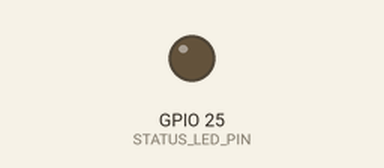
Simulated run of this sketch. Board: ESP32. Shown: output pins drawn as LEDs (lit = HIGH). Dashed ring = blinking.

Above: at 0.1 s.
At 2.85 s:
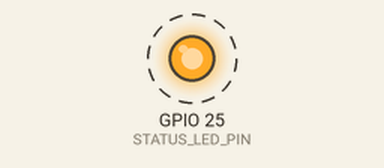
Timing chart, 0 to 3.1 s (numbered marks = the images above):
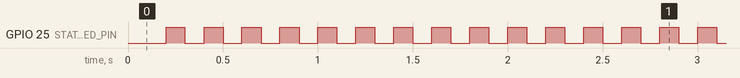

The sketch:

LedTest.ino
```cpp
// (licence header left out)
#include <esp_log.h>
static const char* TAG = "LedTest";

#include "pins.h"
#include "Timer.h"

#define SERIAL_BPS 115200
#define INTERVAL 100

static Timer timer;

void setup() {
  Serial.begin(SERIAL_BPS);
  while (!Serial) {
    delay(10);
  }
  pinMode(STATUS_LED_PIN, OUTPUT);
  timer.interval(INTERVAL);
  timer.continuous(true);
  timer.onNext(handleTimer);

  ESP_LOGI(TAG, "Start");
  timer.start();
}

void loop() {
  timer.polling();
}

static void handleTimer(void*, const unsigned long n) {
  digitalWrite(STATUS_LED_PIN, (n % 2) != 0);
}
```

Timer.cpp
```cpp
#include "Timer.h"

/**
  * Starts the timer
  *
  * @param timeout the next event instant
  */
void Timer::start(unsigned long timeout) {
  _counter = 0;
  _next = timeout;
  _running = true;
}

/**
  * Starts the timer
  */
void Timer::start(void) {
  start(millis() + _interval);
}

/**
  * Stops the timer
  */
void Timer::stop(void) {
  _running = false;
}

/**
  * Restarts the timer
  */
void Timer::restart(void) {
  if (_running) {
    _next = millis() + _interval;
  }
}

/**
  * Polls the timer
  */
void Timer::polling(unsigned long clockTime) {
  if (_running) {
    if (clockTime >= _next) {
      unsigned long counter = _counter;
      _counter++;
      if (!_continuous) {
        stop();
      } else {
        _next += _interval;
      }
      if (_onNext != NULL) {
        _onNext(_context, counter);
      }
    }
  }
}
```

Timer.h
```cpp
#ifndef Timer_h
#define Timer_h

#include "Arduino.h"

typedef void (*TimerCallback_t)(void* context, const unsigned long counter);

/*
   Asynchronous timer
*/
class Timer {

private:
  bool _continuous;
  unsigned long _interval;
  TimerCallback_t _onNext;
  void* _context;

  unsigned long _next;
  unsigned long _counter;
  boolean _running;

public:
  /**
  * Creates the timer
  */
  Timer(){};

  /**
  * Sets the interval
  *
  * @param interval the interval (ms)
  */
  void interval(const unsigned long interval) {
    _interval = interval;
  }

  /**
  * Sets true if continuos events
  */
  void continuous(const boolean cont) {
    _continuous = cont;
  }

  /**
  * Starts the timer
  */
  void start(void);

  /**
  * Starts the timer
  *
  * @param timeout the next event instant
  */
  void start(const unsigned long timeout);

  /**
  * Stops the timer
  */
  void stop(void);

  /**
  * Restarts the timer
  */
  void restart(void);

  /**
  * Sets the callback
  */
  void onNext(TimerCallback_t callback, void* context = NULL) {
    _onNext = callback;
    _context = context;
  }

  /**
  * Polls the timer
  */
  void polling(const unsigned long clockTime = millis());

  /**
  * Returns the next event instant
  */
  const unsigned long next(void) const {
    return _next;
  }

  /**
  * Returns the interval
  */
  const unsigned long interval(void) const {
    return _interval;
  }

  /**
  * Returns true if timer is not expired (is timing)
  */
  const bool isRunning(void) const {
    return _running;
  }
};

#endif
```

pins.h
```cpp
// (licence header left out)
#ifndef pins_h
#define pins_h

/*
  2  - critic: internal pull-down, must be left floating or LOW to enter flashing mode
  4  - internal pull-down
  5  - internal pull-up, outputs PWM signal at boot, strapping pin
  12 - critic: internal pull-down, boot fails if pulled high, strapping pin
  13 - SERVO_PIN
  14 - outputs PWM signal at boot
  15 - internal pull-up, outputs PWM signal at boot, strapping pin
  16 - LEFT_FORW_PIN
  17 - LEFT_BACK_PIN
  18 - RIGHT_FORW_PIN
  19 - RIGHT_BACK_PIN
  21 - SDA
  22 - SCL
  23 - TRIGGER_PIN
  25 - STATUS_LED_PIN
  26 - FRONT_LIDAR_PIN
  27 - REAR_LIDAR_PIN
  32 - LEFT_PIN
  33 - RIGHT_PIN
  34 - ECHO_PIN - input only
  35 - FRONT_CONTACTS_PIN - input only
  36 - SP - REAR_CONTACTS_PIN - input only
  39 - SN - VOLTAGE_PIN - input only
*/

// The ADC pins

#define VOLTAGE_PIN 39

// The digital input pins

#define LEFT_PIN 32
#define RIGHT_PIN 33
#define ECHO_PIN 34
#define FRONT_CONTACTS_PIN 35
#define REAR_CONTACTS_PIN 36

// The PWM output pins

#define SERVO_PIN 13
#define LEFT_FORW_PIN 16
#define LEFT_BACK_PIN 17
#define RIGHT_FORW_PIN 18
#define RIGHT_BACK_PIN 19

// IC2 pins

#define SDA_PIN 21
#define SCL_PIN 22

// The digital output pins

#define TRIGGER_PIN 23
#define STATUS_LED_PIN 25
#define FRONT_LIDAR_PIN 26
#define REAR_LIDAR_PIN 27

#endif
```

Measured:
- by itself, GPIO 25 (STATUS_LED_PIN): alternates HIGH for 0.10 s and LOW for 0.10 s
